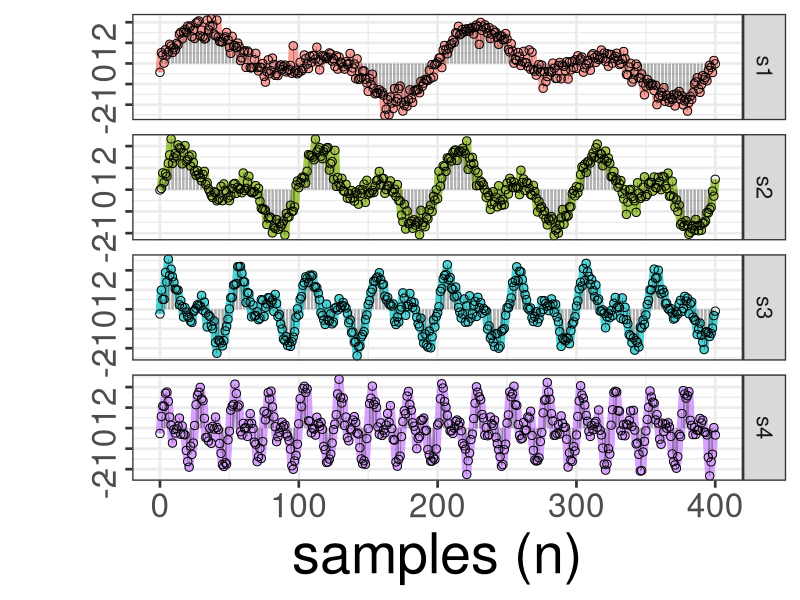

Generate this figure with R:
#+++++++++++++++++++++++++++++++++++++++++++++++++++++++++++++++++++++++++++++++
#
#
# FileName:
# FileDescription:
#+++++++++++++++++++++++++++++++++++++++++++++++++++++++++++++++++++++++++++++++
#
#
#
#
#+++++++++++++++++++++++++++++++++++++++++++++++++++++++++++++++++++++++++++++++
# Miguel P. Xochicale [http://mxochicale.github.io]
# Doctoral Researcher in Human-Robot Interaction
# University of Birmingham, U.K. (2014-2018)
#+++++++++++++++++++++++++++++++++++++++++++++++++++++++++++++++++++++++++++++++



#################
# Start the clock!
start.time <- Sys.time()


### Load libraries
library(data.table)
library(ggplot2)


################################################################################
# (1) Defining paths for main_path, r_scripts_path, ..., etc.
r_scripts_path <- getwd()



################################################################################
# Nyquist Theorem
# said that the frequency of the signal
# should be the double as the sampling frequency to recover the signal
# and avoid problems with aliasing. For instance, for the
# maximum hearning frequency of  20Hz, the
# sampling rate for those signals should be 40 Hz.
# FSampling > 2*F max

# Fmax=5
# 50 > 2*5
# 50 > 10

# For our case, the Maximum Frequencies shohould be
# Fmapling/2 which is a maximum freqneices of 25
#



################################################################################
## SineWaves Function
# dc.component <- 0
# amplitudes <- c(1,1,1)  # strength of signal components
# frequencies <- c(4,2,0) # frequency of signal components (Hz)
# delays <- c(0,0,0)      # delay of signal components (radians)
sinewaves.func <- function(t,dc.component,amplitudes,frequencies,delays, mean.additivenoise, sd.additivenoise ) {
    dc.component +
    sum( amplitudes * sin(2*pi*frequencies*t + delays) +
    rnorm(length(t), mean = mean.additivenoise, sd = sd.additivenoise  )
    )
}



##################################################################
# Time Domain setup
acq.freq <- 50  # 50 Hertz
dt <- 1/acq.freq # 0.02 seconds or 20 miliseconds

# T <- 4   ## Maximum Time in seconds
T <- 8   ## Maximum Time in seconds

df <- 1/T
n <- T/dt
t <- seq(0,T,by=dt)



################################################################################
# Create Waveforms in a data.table object


WindowLength <- (length(t)-1)
# allSDnoise <- 0.00
# allSDnoise <- 0.05
allSDnoise <- 0.1




s1 <- data.table(
  n=0:(length(t)-1),
  tn=t,
  xtn=sapply(t, sinewaves.func, dc.component=0, amplitudes=c(1,1,1),frequencies=c(1/2,1/4,0),delays=c(0,0,0), mean.additivenoise=0, sd.additivenoise=allSDnoise)
  )
s1 <- cbind(type="s1",s1) # Addind type column

s2 <- data.table(
  n=0:(length(t)-1),
  tn=t,
  xtn=sapply(t, sinewaves.func, dc.component=0, amplitudes=c(1,1,1),frequencies=c(1,1/2,0),delays=c(0,0,0), mean.additivenoise=0, sd.additivenoise=allSDnoise)
  )
s2 <- cbind(type="s2",s2)

s3 <- data.table(
  n=0:(length(t)-1),
  tn=t,
  xtn=sapply(t, sinewaves.func, dc.component=0, amplitudes=c(1,1,1),frequencies=c(2,1,0),delays=c(0,0,0), mean.additivenoise=0, sd.additivenoise=allSDnoise)
  )
s3 <- cbind(type="s3",s3)


s4 <- data.table(
  n=0:(length(t)-1),
  tn=t,
  xtn=sapply(t, sinewaves.func, dc.component=0, amplitudes=c(1,1,1),frequencies=c(4,2,0),delays=c(0,0,0), mean.additivenoise=0, sd.additivenoise=allSDnoise)
  )
s4 <- cbind(type="s4",s4)

ts <- rbind(s1,s2,s3,s4)



################################################################################
## Plotting time series
plot <- ggplot(ts) +
  geom_line(     aes(x=n,y=xtn, col=type), lwd = 3, alpha=0.7)+      # line
  geom_point(    aes(x=n,y=xtn), shape=21, size=2.5, stroke =0.5 ) + # stem type end
  geom_segment(  aes(x=n,y=xtn, xend=n, yend= xtn-xtn), size=0.1 ) + # stem
  labs(x='samples (n)',y='')+
  facet_wrap(~type, scales = 'free_y', nrow = 4,  strip.position="right")+
  theme_bw(20)+
  theme( axis.title.x = element_text(size = rel(2), angle = 0),
         axis.text.x = element_text(size = rel(1.5), angle = 0),
         axis.title.y = element_text(size = rel(2.5), angle = 90),
         axis.text.y = element_text(size = rel(1.5), angle = 90)
         )+
  theme(legend.position="none")

# dev.new(xpos=0,ypos=0,width=15, height=6)
# plot(plot)


image_width <- 500
image_height <- 700
image_dpi <- 300
image_bg <- "white" #image_bg <- "transparent" #image_bg <- "white"


filenametags <- paste('plot_ts_v01', '_WL', WindowLength,'_Nsigma', allSDnoise, '.png')

png(filename=filenametags,
  bg = image_bg,
  type="cairo",
  width = image_width , height = image_height, units = "px",
  pointsize=20,
  res=75
  )

plot(plot)

dev.off()


#################
# Stop the clock!
end.time <- Sys.time()
end.time - start.time
################################################################################
setwd(r_scripts_path) ## go back to the r-script source path
